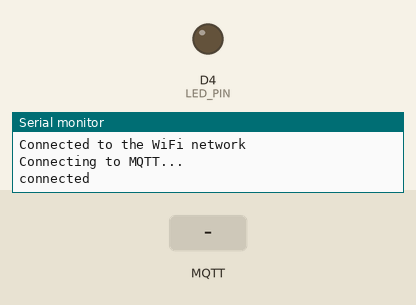
This sketch was run on a simulated ESP8266 (NodeMCU). Shown: output pins drawn as LEDs (lit = HIGH), the last lines printed to the serial monitor. The test bench sets the inputs (shaded band). WiFi joins after 1.5 s; servers stay silent unless stated; no MQTT or app messages arrive unless stated.

Above: at 7.2 s.
7.3 s: MQTT message "1" arrives on the first subscribed topic
At 7.4 s:
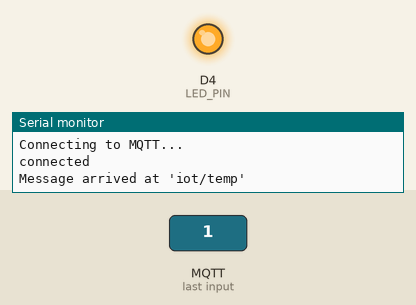
Timing chart, 0 to 10.3 s (numbered marks = the images above; inputs shaded):
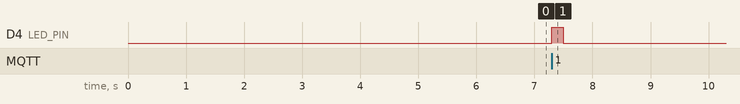

Measured:
- after the input at 7.3 s, D4 (LED_PIN): LOW → HIGH at once, → LOW 0.20 s later

The sketch:

SimpleLED.ino
```cpp
#include <ESP8266WiFi.h>
#include <PubSubClient.h>

// Pin number on board where LED is connected to
#define LED_PIN D4

// replace the following values with your information
const char* ssid = "mobile medien";
const char* password = "iot_rockz";

// every mqtt client must have its own name; choose anything
const char* mqttClientName = "YOUR_LED_CLIENT_NAME";

// IP address or URL of your MQTT broker/server.
// For demo purposes you can use  the public mosquitto broker "test.mosquitto.org"
// See http://test.mosquitto.org
const char* mqttServer = "192.168.178.27";

// basic mqtt port; should not be changed
const int mqttPort = 1883;

// Your topic to subscribe to
const char* mqttTopic = "iot/temp";

// create a wifi client-variable
WiFiClient wifiClient;

// create a mqtt-client and pass the wifi client to the library
PubSubClient mqttClient(wifiClient);

/**
 * This function is called right after your mirocontroller boots
 */
void setup() {
  Serial.begin(115200);

  // 0. Set mode for this pin to 'Output'
  pinMode(LED_PIN, OUTPUT);

  // 1. Establish connection to the network
  connectToWifi();

  // 2. Establish connection to the MQTT broker
  connectToMqtt();

  // 3. Subscribe to a topic you want to receive messages for
  mqttClient.subscribe(mqttTopic);

  // 4. Specify the function to be called whenever an MQTT message arrives
  mqttClient.setCallback(callback);
}

/**
 * This function is called periodically
 */
void loop() {
  // check if you are still connected to the mqtt broker
  if (!mqttClient.connected()) {

    // if not, then reestablish connection
    connectToMqtt();

    // it is best to resubscribe after losing connection
    mqttClient.subscribe(mqttTopic);
  }

  // This should be called regularly to allow the client
  // to process incoming messages and maintain its connection to the server.
  mqttClient.loop();
}


/**
 * Helper function to connect to WiFi network
 */
void connectToWifi() {
  // wait for board to be ready
  delay(4000);

  // start connecting to wifi
  WiFi.begin(ssid, password);

  // wait until connected
  while (WiFi.status() != WL_CONNECTED) {
    // wait for a second to give the wifi-chip time to connect
    delay(1000);
    Serial.println("Connecting to WiFi..");
  }
  Serial.println("Connected to the WiFi network");
}

/**
 * Helper function to connect to MQTT broker
 */
void connectToMqtt() {
  mqttClient.setServer(mqttServer, mqttPort);

  // try connecting until connected
  while (!mqttClient.connected()) {
    Serial.println("Connecting to MQTT...");

    // try connecting to MQTT broker. Will return true if it worked and false otherwise
    boolean isConnected = mqttClient.connect(mqttClientName, NULL, NULL);

    // react accordingly
    if (isConnected) {
      // it worked!
      Serial.println("connected");
    } else {
      // it did not work
      Serial.print("failed with state ");
      Serial.print(mqttClient.state());
      Serial.println();
      delay(2000);
    }
  }
}

/**
 *  This function is called whenever a new message arrives from the MQTT broker
 */
void callback(char* topic, byte* payload, unsigned int length) {
  // We will simply print the message to the serial-output
  Serial.print("Message arrived at '");
  Serial.print(topic);
  Serial.print("'");

  digitalWrite(LED_PIN, HIGH);
  delay(200);
  digitalWrite(LED_PIN, LOW);
  delay(100);

  // line-break
  Serial.println();
}
```
